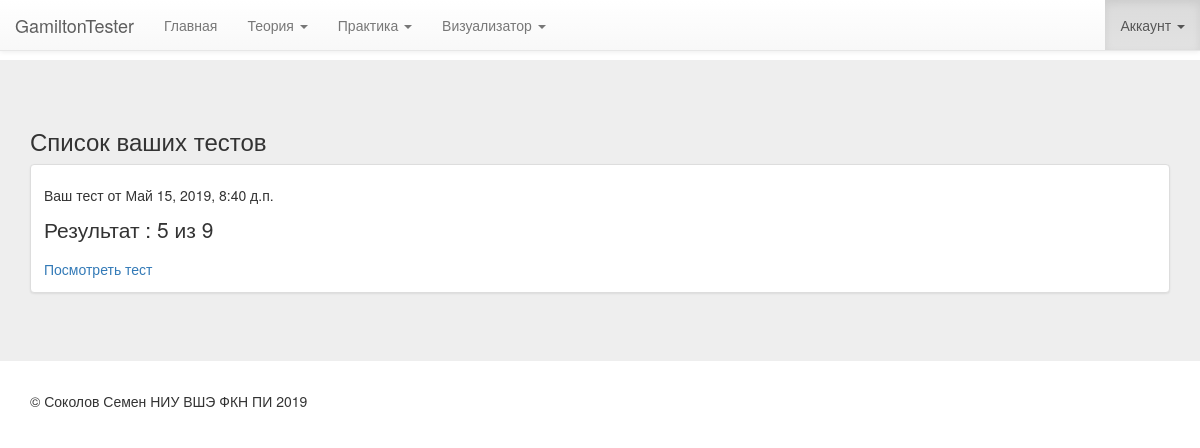
The page /practice/yourtestlist/ (signed in) on the database its author committed.
### practice/models.py (models this page shows)
class DoneTest(models.Model):
    login = models.CharField(max_length=50, default="")
    numberOfQuestions = models.BigIntegerField(default=0)
    numberOfRightAnswers = models.BigIntegerField(default=0)
    date_started = models.DateTimeField(editable=True)
    theme1 = models.CharField(max_length=50, default="")
    num1 = models.BigIntegerField(default=0)
    user_ans1 = models.CharField(max_length=20, default="")
    is_right1 = models.BooleanField(default=True)
    theme2 = models.CharField(max_length=50, default="")
    num2 = models.BigIntegerField(default=0)
    user_ans2 = models.CharField(max_length=20, default="")
    is_right2 = models.BooleanField(default=True)
    theme3 = models.CharField(max_length=50, default="")
    num3 = models.BigIntegerField(default=0)
    user_ans3 = models.CharField(max_length=20, default="")
    is_right3 = models.BooleanField(default=True)
    theme4 = models.CharField(max_length=50, default="")
    num4 = models.BigIntegerField(default=0)
    user_ans4 = models.CharField(max_length=20, default="")
    is_right4 = models.BooleanField(default=True)
    theme5 = models.CharField(max_length=50, default="")
    num5 = models.BigIntegerField(default=0)
    user_ans5 = models.CharField(max_length=20, default="")
    is_right5 = models.BooleanField(default=True)
    theme6 = models.CharField(max_length=50, default="")
    num6 = models.BigIntegerField(default=0)
    user_ans6 = models.CharField(max_length=20, default="")
    is_right6 = models.BooleanField(default=True)
    theme7 = models.CharField(max_length=50, default="")
    num7 = models.BigIntegerField(default=0)
    user_ans7 = models.CharField(max_length=20, default="")
    is_right7 = models.BooleanField(default=True)
    theme8 = models.CharField(max_length=50, default="")
    num8 = models.BigIntegerField(default=0)
    user_ans8 = models.CharField(max_length=20, default="")
    is_right8 = models.BooleanField(default=True)
    theme9 = models.CharField(max_length=50, default="")
    num9 = models.BigIntegerField(default=0)
    user_ans9 = models.CharField(max_length=20, default="")
    is_right9 = models.BooleanField(default=True)
    theme10 = models.CharField(max_length=50, default="")
    num10 = models.BigIntegerField(default=0)
    user_ans10 = models.CharField(max_length=20, default="")
    is_right10 = models.BooleanField(default=True)
    theme11 = models.CharField(max_length=50, default="")
    num11 = models.BigIntegerField(default=0)
    user_ans11 = models.CharField(max_length=20, default="")
    is_right11 = models.BooleanField(default=True)
    theme12 = models.CharField(max_length=50, default="")
    num12 = models.BigIntegerField(default=0)
    user_ans12 = models.CharField(max_length=20, default="")
    is_right12 = models.BooleanField(default=True)
    theme13 = models.CharField(max_length=50, default="")
    num13 = models.BigIntegerField(default=0)
    user_ans13 = models.CharField(max_length=20, default="")
    is_right13 = models.BooleanField(default=True)
    theme14 = models.CharField(max_length=50, default="")
    num14 = models.BigIntegerField(default=0)
    user_ans14 = models.CharField(max_length=20, default="")
    is_right14 = models.BooleanField(default=True)
    theme15 = models.CharField(max_length=50, default="")
    num15 = models.BigIntegerField(default=0)
    user_ans15 = models.CharField(max_length=20, default="")
    is_right15 = models.BooleanField(default=True)
    theme16 = models.CharField(max_length=50, default="")
    num16 = models.BigIntegerField(default=0)
    user_ans16 = models.CharField(max_length=20, default="")
    is_right16 = models.BooleanField(default=True)
    theme17 = models.CharField(max_length=50, default="")
    num17 = models.BigIntegerField(default=0)
    user_ans17 = models.CharField(max_length=20, default="")
    is_right17 = models.BooleanField(default=True)
    theme18 = models.CharField(max_length=50, default="")
    num18 = models.BigIntegerField(default=0)
    user_ans18 = models.CharField(max_length=20, default="")
    is_right18 = models.BooleanField(default=True)
    theme19 = models.CharField(max_length=50, default="")
    num19 = models.BigIntegerField(default=0)
    user_ans19 = models.CharField(max_length=20, default="")
    is_right19 = models.BooleanField(default=True)
    theme20 = models.CharField(max_length=50, default="")
    num20 = models.BigIntegerField(default=0)
    user_ans20 = models.CharField(max_length=20, default="")
    is_right20 = models.BooleanField(default=True)

### practice/views.py (the view)
def yourtestlist(request):
    if request.user.is_authenticated:
        donetests = DoneTest.objects.filter(login=request.user.username).order_by('date_started')
        donetests = donetests.reverse()
        data = {'data': donetests}
        return render(request, 'practice/yourtestlist.html', context=data)
    else:
        return redirect('/sign/login/')

### templates/practice/yourtestlist.html (shortened to what this page needs)
{%  extends "mainApp/wrapper.html" %}
{% block content %}
{% load staticfiles %}
<div class="jumbotron">
    <div class="container">
    <h3>Список ваших тестов</h3>
    {% for test in data %}
        <div class="thumbnail">
            <div class="caption">
                <h5>Ваш тест от {{ test.date_started }}</h5>
                <p>Результат : {{ test.numberOfRightAnswers }} из {{ test.numberOfQuestions }}</p>
                <a href="/practice/yourtest/{{ test.id  }}">Посмотреть тест</a>
            </div>
        </div>
    {% empty %}
        <div class="thumbnail">
            <div class="caption">
                <p>Вы не прошли ни одного теста.</p>
            </div>
        </div>
    {% endfor %}
    </div>
  </div>
{% endblock %}

### rows shown on the page
DoneTest: date_started "Май 15, 2019, 8:40 д.п.", numberOfRightAnswers "5", numberOfQuestions "9"
